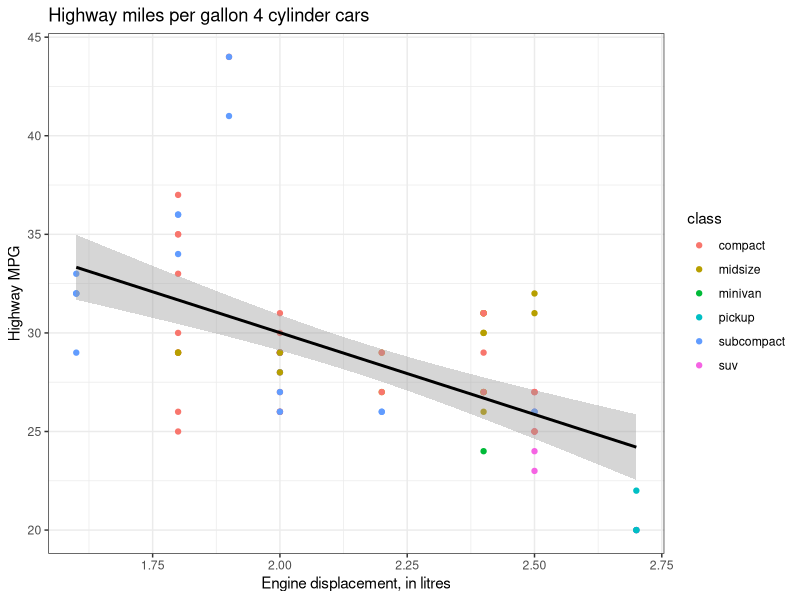

Here is the R script that generated this plot:
## ---- chunk 1
knitr::opts_chunk$set(
  comment = "#>",
  collapse = TRUE
)
## ---- chunk 2
    R.version.string
## ---- chunk 3
  sqrt(1:100) * 2
## ---- chunk 4
library(tidyverse)
mpg %>% 
  filter(cyl == 4) %>% 
  ggplot(aes(x = displ, y = hwy)) + 
    geom_point(mapping = aes(colour = class)) +
    geom_smooth(colour = "black", 
                method = "lm", 
                formula = "y ~ x") +
    xlab("Engine displacement, in litres") +
    ylab("Highway MPG") +
    ggtitle("Highway miles per gallon 4 cylinder cars") +
    theme_bw()

